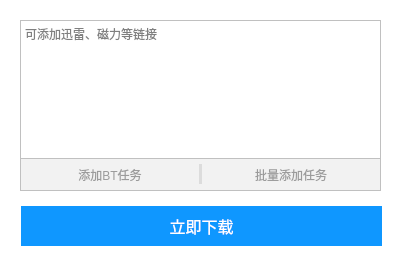
<?xml version="1.0" encoding="UTF-8"?>
<ui version="4.0">
 <class>getResourcePath</class>
 <widget class="QDialog" name="getResourcePath">
  <property name="geometry">
   <rect>
    <x>0</x>
    <y>0</y>
    <width>400</width>
    <height>260</height>
   </rect>
  </property>
  <property name="minimumSize">
   <size>
    <width>400</width>
    <height>260</height>
   </size>
  </property>
  <property name="maximumSize">
   <size>
    <width>400</width>
    <height>260</height>
   </size>
  </property>
  <property name="contextMenuPolicy">
   <enum>Qt::DefaultContextMenu</enum>
  </property>
  <property name="windowTitle">
   <string>新建任务</string>
  </property>
  <property name="styleSheet">
   <string notr="true">background:#ffffff;</string>
  </property>
  <widget class="QWidget" name="layoutWidget">
   <property name="geometry">
    <rect>
     <x>21</x>
     <y>201</y>
     <width>361</width>
     <height>51</height>
    </rect>
   </property>
   <layout class="QHBoxLayout">
    <property name="spacing">
     <number>6</number>
    </property>
    <property name="leftMargin">
     <number>0</number>
    </property>
    <property name="topMargin">
     <number>0</number>
    </property>
    <property name="rightMargin">
     <number>0</number>
    </property>
    <property name="bottomMargin">
     <number>0</number>
    </property>
    <item>
     <widget class="QPushButton" name="downloadButton">
      <property name="maximumSize">
       <size>
        <width>400</width>
        <height>40</height>
       </size>
      </property>
      <property name="font">
       <font>
        <family>Source Code Pro</family>
        <pointsize>12</pointsize>
        <weight>50</weight>
        <bold>false</bold>
       </font>
      </property>
      <property name="contextMenuPolicy">
       <enum>Qt::CustomContextMenu</enum>
      </property>
      <property name="autoFillBackground">
       <bool>false</bool>
      </property>
      <property name="styleSheet">
       <string notr="true">background:#0f97ff;color:white;box-shadow:0 0 0 0;border:1px solid #0f97ff;</string>
      </property>
      <property name="text">
       <string>立即下载</string>
      </property>
     </widget>
    </item>
   </layout>
  </widget>
  <widget class="QWidget" name="verticalWidget" native="true">
   <property name="geometry">
    <rect>
     <x>20</x>
     <y>20</y>
     <width>361</width>
     <height>171</height>
    </rect>
   </property>
   <property name="maximumSize">
    <size>
     <width>400</width>
     <height>16777215</height>
    </size>
   </property>
   <property name="styleSheet">
    <string notr="true">border:1px solid #C0C0C0;</string>
   </property>
   <layout class="QVBoxLayout" name="verticalLayout">
    <property name="spacing">
     <number>0</number>
    </property>
    <property name="leftMargin">
     <number>0</number>
    </property>
    <property name="topMargin">
     <number>0</number>
    </property>
    <property name="rightMargin">
     <number>0</number>
    </property>
    <property name="bottomMargin">
     <number>0</number>
    </property>
    <item>
     <widget class="QPlainTextEdit" name="resourcePath">
      <property name="styleSheet">
       <string notr="true">border-bottom:0px;</string>
      </property>
      <property name="placeholderText">
       <string>可添加迅雷、磁力等链接</string>
      </property>
     </widget>
    </item>
    <item>
     <widget class="QWidget" name="" native="true">
      <property name="styleSheet">
       <string notr="true">background:#f2f2f2;</string>
      </property>
      <layout class="QHBoxLayout" name="horizontalLayout">
       <property name="spacing">
        <number>0</number>
       </property>
       <property name="sizeConstraint">
        <enum>QLayout::SetNoConstraint</enum>
       </property>
       <property name="leftMargin">
        <number>0</number>
       </property>
       <property name="topMargin">
        <number>0</number>
       </property>
       <property name="rightMargin">
        <number>0</number>
       </property>
       <property name="bottomMargin">
        <number>0</number>
       </property>
       <item>
        <widget class="QPushButton" name="addBTButton">
         <property name="sizePolicy">
          <sizepolicy hsizetype="MinimumExpanding" vsizetype="Fixed">
           <horstretch>0</horstretch>
           <verstretch>0</verstretch>
          </sizepolicy>
         </property>
         <property name="minimumSize">
          <size>
           <width>0</width>
           <height>33</height>
          </size>
         </property>
         <property name="maximumSize">
          <size>
           <width>16777215</width>
           <height>33</height>
          </size>
         </property>
         <property name="styleSheet">
          <string notr="true">background:#f2f2f2;color:#9b9b9b;border-right:0px;</string>
         </property>
         <property name="text">
          <string>添加BT任务</string>
         </property>
        </widget>
       </item>
       <item>
        <widget class="Line" name="line">
         <property name="maximumSize">
          <size>
           <width>16777215</width>
           <height>20</height>
          </size>
         </property>
         <property name="styleSheet">
          <string notr="true">border: 0px;background-color: #DCDCDC;width:1px;</string>
         </property>
         <property name="orientation">
          <enum>Qt::Vertical</enum>
         </property>
        </widget>
       </item>
       <item>
        <widget class="QPushButton" name="addManyBtButton">
         <property name="enabled">
          <bool>false</bool>
         </property>
         <property name="sizePolicy">
          <sizepolicy hsizetype="MinimumExpanding" vsizetype="Fixed">
           <horstretch>0</horstretch>
           <verstretch>0</verstretch>
          </sizepolicy>
         </property>
         <property name="minimumSize">
          <size>
           <width>0</width>
           <height>33</height>
          </size>
         </property>
         <property name="maximumSize">
          <size>
           <width>16777215</width>
           <height>33</height>
          </size>
         </property>
         <property name="styleSheet">
          <string notr="true">background:#f2f2f2;color:#9b9b9b;border-left:0px;</string>
         </property>
         <property name="text">
          <string>批量添加任务</string>
         </property>
        </widget>
       </item>
      </layout>
     </widget>
    </item>
   </layout>
  </widget>
 </widget>
 <layoutdefault spacing="6" margin="11"/>
 <resources/>
 <connections>
  <connection>
   <sender>downloadButton</sender>
   <signal>clicked()</signal>
   <receiver>getResourcePath</receiver>
   <slot>downloadNow()</slot>
   <hints>
    <hint type="sourcelabel">
     <x>194</x>
     <y>226</y>
    </hint>
    <hint type="destinationlabel">
     <x>197</x>
     <y>198</y>
    </hint>
   </hints>
  </connection>
 </connections>
 <slots>
  <slot>downloadNow()</slot>
 </slots>
</ui>
